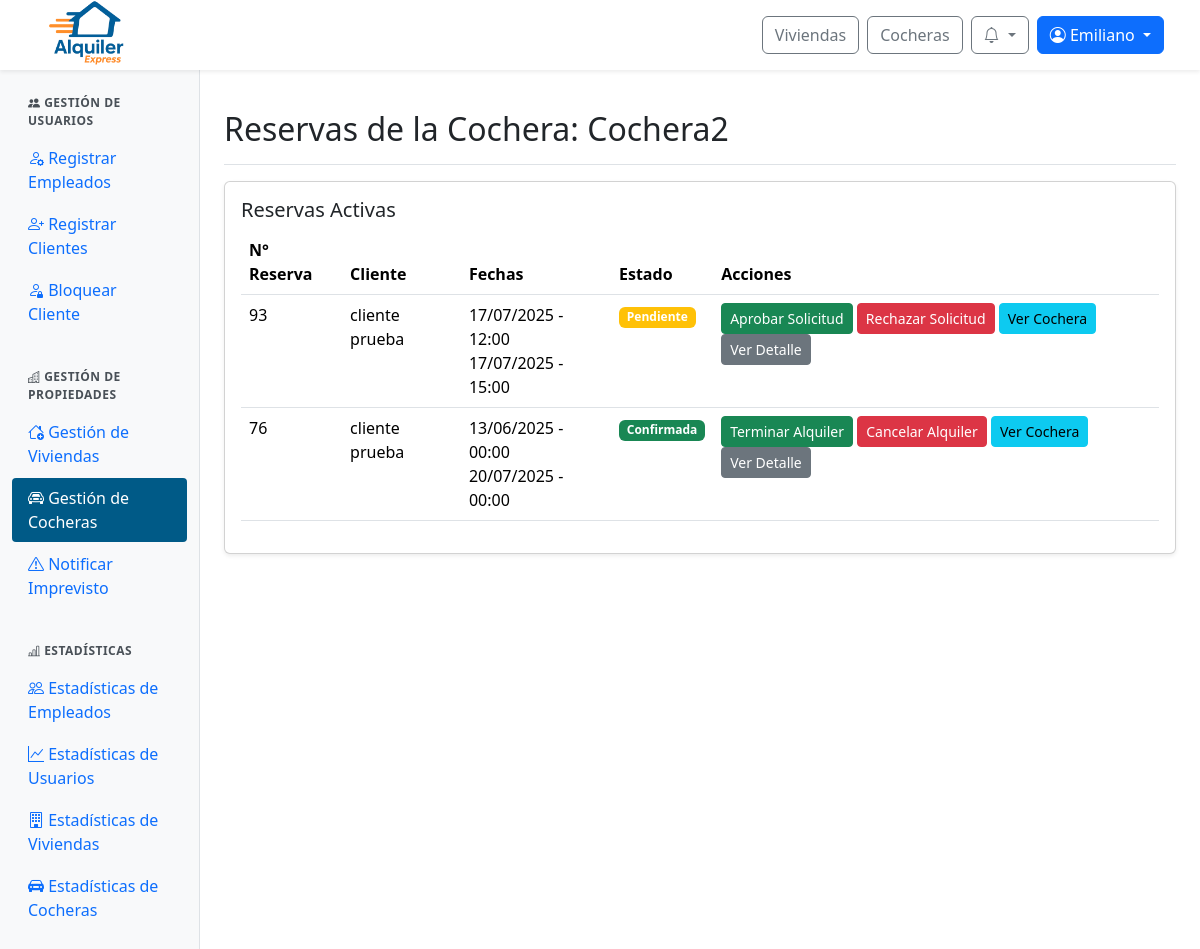
Page /panel/cocheras/reservas/2/ (signed in) on the earlier database version.
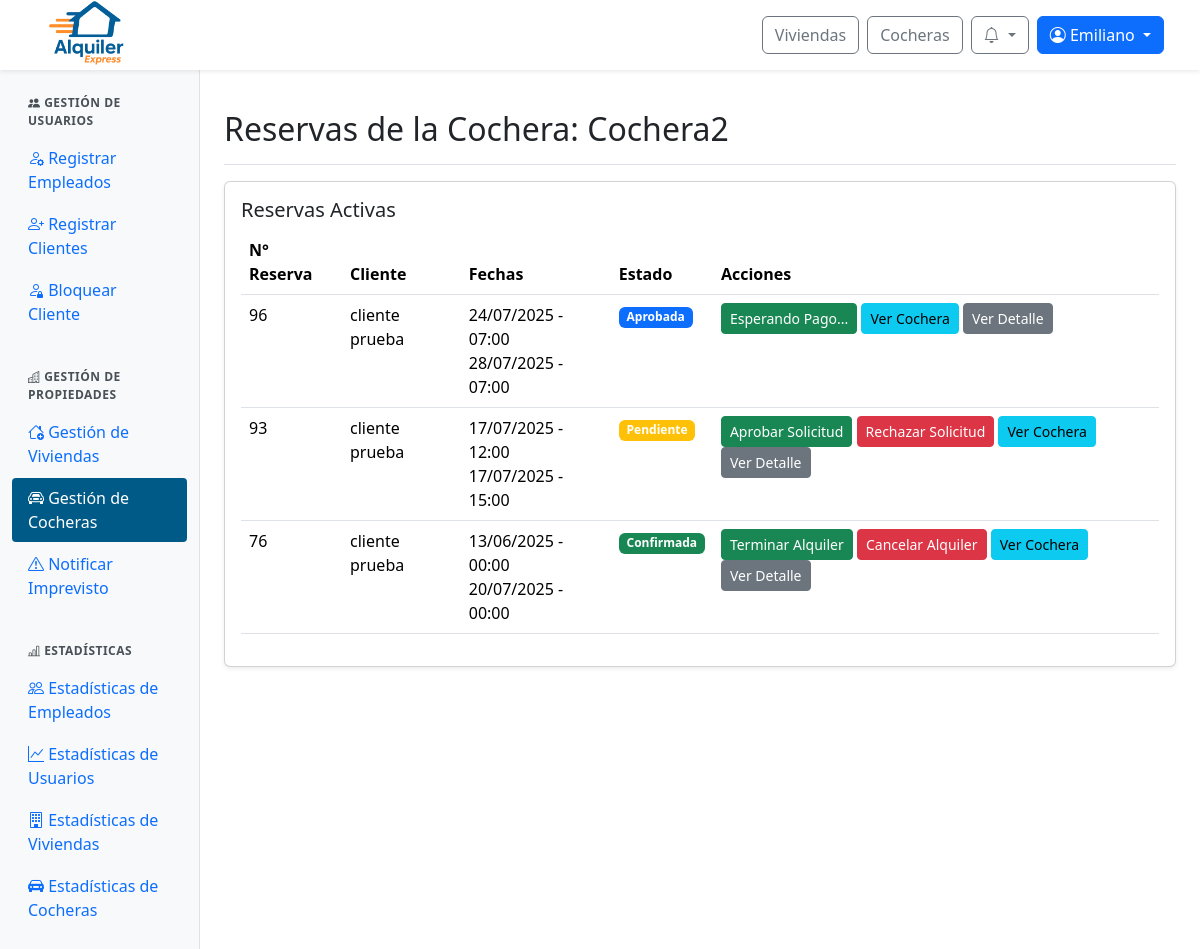
Same page on the later database version.
### web/models.py (models this page shows, shortened)
class Cochera(models.Model):
    id_cochera = models.AutoField(primary_key=True)
    nombre = models.CharField(max_length=100, unique=True)
    alto = models.FloatField()
    ancho = models.FloatField()
    largo = models.FloatField()
    cantidad_vehiculos = models.IntegerField()
    con_techo = models.BooleanField()
    descripcion = models.TextField()
    direccion = models.TextField()
    provincia = models.ForeignKey(Provincia, on_delete=models.SET_NULL, null=True)
    ciudad = models.ForeignKey(Ciudad, on_delete=models.SET_NULL, null=True)
    precio_por_dia = models.DecimalField(max_digits=10, decimal_places=2)
    politica_cancelacion = models.TextField()
    fecha_publicacion = models.DateField()
    estado = models.ForeignKey(Estado, on_delete=models.SET_NULL, null=True)
    empleado = models.ForeignKey(Perfil, null=True, blank=True, on_delete=models.SET_NULL)
    minimo_dias_alquiler = models.PositiveIntegerField(default=1, verbose_name="Mínimo de días de alquiler")

class Reserva(models.Model):
    id_reserva = models.AutoField(primary_key=True)
    fecha_inicio = models.DateTimeField(default=timezone.now)
    fecha_fin = models.DateTimeField()
    precio_total = models.DecimalField(max_digits=10, decimal_places=2)
    estado = models.ForeignKey(Estado, on_delete=models.SET_NULL, null=True)  # Aquí está el estado FK
    inmueble = models.ForeignKey(Inmueble, null=True, blank=True, on_delete=models.SET_NULL)
    cochera = models.ForeignKey(Cochera, null=True, blank=True, on_delete=models.SET_NULL)
    descripcion = models.TextField()
    creada_en = models.DateTimeField(default=timezone.now)
    aprobada_en = models.DateTimeField(null=True, blank=True)
    cantidad_adultos = models.PositiveIntegerField(default=1, verbose_name="Cantidad de adultos")
    cantidad_ninos = models.PositiveIntegerField(default=0, verbose_name="Cantidad de niños")
    patente = models.CharField(max_length=20, null=True, blank=True, verbose_name="Patente del vehículo")

class ClienteInmueble(models.Model):
    id_cliente_inmueble = models.AutoField(primary_key=True)
    cliente = models.ForeignKey(Perfil, on_delete=models.CASCADE)  # FK a Perfil, no Usuario
    inmueble = models.ForeignKey(Inmueble, null=True, blank=True, on_delete=models.SET_NULL)
    cochera = models.ForeignKey(Cochera, null=True, blank=True, on_delete=models.SET_NULL)
    reserva = models.ForeignKey(Reserva, on_delete=models.CASCADE)

class Perfil(models.Model):
    id_perfil = models.AutoField(primary_key=True)
    usuario = models.OneToOneField(User, on_delete=models.CASCADE)
    dni = models.CharField(max_length=20)
    fecha_nacimiento = models.DateField(null=True, blank=True)

class Estado(models.Model):
    id_estado = models.AutoField(primary_key=True)
    nombre = models.CharField(max_length=100)

### web/views/viewsAdminPropiedades.py (the view)
# urls.py: path('panel/cocheras/reservas/<int:id_cochera>/', viewsAdminPropiedades.admin_cocheras_reservas, name='admin_cocheras_reservas'),
@login_required
@user_passes_test(is_admin_or_empleado)
def admin_cocheras_reservas(request, id_cochera):
    cochera = get_object_or_404(Cochera, id_cochera=id_cochera)
    reservas = Reserva.objects.filter(
        cochera=cochera,
        estado__nombre__in=["Pendiente", "Concurrente", "Aprobada", "Pagada", "Confirmada"]
    ).order_by('-id_reserva')
    return render(request, 'admin/admin_cocheras_reservas.html', {'cochera': cochera, 'reservas': reservas})

### web/templates/admin/admin_cocheras_reservas.html (shortened to what this page needs)
{% extends 'admin/admin_base.html' %}
{% load static %}
{% block admin_content %}
<div class="d-flex justify-content-between flex-wrap flex-md-nowrap align-items-center pt-3 pb-2 mb-3 border-bottom">
  <h1 class="h2">Reservas de la Cochera: {{ cochera.nombre }}</h1>
</div>
<div class="card shadow-sm mb-4">
  <div class="card-body">
    <h5 class="card-title">Reservas Activas</h5>
    <div class="table-responsive">
      <table class="table table-hover">
        <thead>
          <tr>
            <th>N° Reserva</th>
            <th>Cliente</th>
            <th>Fechas</th>
            <th>Estado</th>
            <th>Acciones</th>
          </tr>
        </thead>
        <tbody>
          {% for reserva in reservas %}
          <tr>
            <td>{{ reserva.id_reserva }}</td>
            <td>
              {% with relacion=reserva.clienteinmueble_set.first %}
                {% if relacion and relacion.cliente %}
                  {{ relacion.cliente.usuario.get_full_name|default:relacion.cliente.usuario.username }}
                {% else %}
                  Cliente no disponible
                {% endif %}
              {% endwith %}
            </td>
            <td>
              {{ reserva.fecha_inicio|date:"d/m/Y" }} - {{ reserva.fecha_inicio|time:"H:i" }}
              <br>
              {{ reserva.fecha_fin|date:"d/m/Y" }} - {{ reserva.fecha_fin|time:"H:i" }}
            </td>
            <td>
              <span class="badge
                {% if reserva.estado.nombre == 'Confirmada' %}bg-success
                {% elif reserva.estado.nombre == 'Cancelada' %}bg-danger
                {% elif reserva.estado.nombre == 'Rechazada' %}bg-secondary
                {% elif reserva.estado.nombre == 'Pagada' %}bg-info
                {% elif reserva.estado.nombre == 'Aprobada' %}bg-primary
                {% elif reserva.estado.nombre == 'Pendiente' or reserva.estado.nombre == 'Concurrente' %}bg-warning
                {% elif reserva.estado.nombre == 'Finalizada' %}bg-dark
                {% else %}bg-warning{% endif %}">
                {% if reserva.estado.nombre == 'Concurrente' %}Pendiente{% else %}{{ reserva.estado.nombre }}{% endif %}
              </span>
            </td>
            <td>
              {% if reserva.estado.nombre == 'Pendiente' %}
                <button class="btn btn-sm btn-success" onclick="cambiarEstado('{{ reserva.id_reserva }}', 'Aprobada')">Aprobar Solicitud</button>
                <button class="btn btn-sm btn-danger" onclick="cambiarEstado('{{ reserva.id_reserva }}', 'Rechazada')">Rechazar Solicitud</button>
              {% elif reserva.estado.nombre == 'Concurrente' %}
                <button class="btn btn-sm btn-success" onclick="cambiarEstado('{{ reserva.id_reserva }}', 'Concurrente')" disabled >Aprobar Solicitud</button>
                <button class="btn btn-sm btn-danger" onclick="cambiarEstado('{{ reserva.id_reserva }}', 'Rechazada')">Rechazar Solicitud</button>
              {% elif reserva.estado.nombre == 'Aprobada' %}
                <button class="btn btn-sm btn-success">Esperando Pago...</button>
              {% elif reserva.estado.nombre == 'Pagada' %}
                <button class="btn btn-sm btn-success" onclick="cambiarEstado('{{ reserva.id_reserva }}', 'Confirmada')">Llaves Entregadas</button>
                <button class="btn btn-sm btn-danger" onclick="cambiarEstado('{{ reserva.id_reserva }}', 'Cancelada')">Cancelar Alquiler</button>
              {% elif reserva.estado.nombre == 'Confirmada' %}
                <button class="btn btn-sm btn-success" onclick="cambiarEstado('{{ reserva.id_reserva }}', 'Finalizada')">Terminar Alquiler</button>
                <button class="btn btn-sm btn-danger" onclick="cambiarEstado('{{ reserva.id_reserva }}', 'Cancelada')">Cancelar Alquiler</button>
              {% endif %}
              <a href="{% url 'detalle_cochera' cochera.id_cochera %}" class="btn btn-sm btn-info">Ver Cochera</a>
              <a href="{% url 'ver_detalle_reserva' reserva.id_reserva %}" class="btn btn-sm btn-secondary">Ver Detalle</a>
            </td>
          </tr>
          {% empty %}
          <tr>
            <td colspan="5" class="text-center">No hay reservas activas</td>
          </tr>
          {% endfor %}
        </tbody>
      </table>
    </div>
  </div>
</div>
{% endblock %}

### web/templates/admin/admin_base.html (shortened to what this page needs)
{% extends 'base/base.html' %}
{% load static %}
{% load user_groups %}
{% block extra_css %}
  <link href="https://cdn.jsdelivr.net/npm/bootstrap-icons/font/bootstrap-icons.css" rel="stylesheet">
  <link rel="stylesheet" href="{% static 'css/admin.css' %}">
{% endblock %}
{% block content %}
<div class="container-fluid" style="margin-top: 70px;">
  <div class="row">
    <nav class="col-md-3 col-lg-2 d-md-block sidebar">
      <div class="position-sticky pt-3">
        {% if user.is_staff or user|has_group:"empleado" %}
        <div class="sidebar-section">
          <div class="sidebar-section-title">
            <i class="bi bi-people-fill"></i> Gestión de Usuarios
          </div>
          <ul class="nav flex-column">
            {% if user.is_staff %}
            <li class="nav-item">
              <a class="nav-link {% if request.resolver_match.url_name == 'admin_alta_empleados' %}active{% endif %}"
                  href="{% url 'admin_alta_empleados' %}">
                <i class="bi bi-person-gear"></i> Registrar Empleados
              </a>
            </li>
            {% endif %}
            <li class="nav-item">
              <a class="nav-link {% if request.resolver_match.url_name == 'admin_alta_cliente' %}active{% endif %}"
                  href="{% url 'admin_alta_cliente' %}">
                <i class="bi bi-person-plus"></i> Registrar Clientes
              </a>
            </li>
            {% if user.is_staff %}
            <li class="nav-item">
              <a class="nav-link {% if request.resolver_match.url_name == 'admin_bloquear_cliente' %}active{% endif %}"
                  href="{% url 'admin_bloquear_cliente' %}">
                <i class="bi bi-person-lock"></i> Bloquear Cliente
              </a>
            </li>
            {% endif %}
          </ul>
        </div>
        {% endif %}
        {% if user.is_staff or user|has_group:"empleado" %}
        <div class="sidebar-section">
          <div class="sidebar-section-title">
            <i class="bi bi-buildings"></i> Gestión de Propiedades
          </div>
          <ul class="nav flex-column">
            <li class="nav-item">
              <a class="nav-link {% if request.resolver_match.url_name == 'admin_inmuebles' or request.resolver_match.url_name == 'admin_inmuebles_alta' or 'admin_inmuebles_' in request.resolver_match.url_name %}active{% endif %}"
                href="{% url 'admin_inmuebles' %}">
                <i class="bi bi-house-add"></i> Gestión de Viviendas
              </a>
            </li>
            <li class="nav-item">
              <a class="nav-link {% if request.resolver_match.url_name == 'admin_cocheras' or request.resolver_match.url_name == 'admin_cocheras_alta' or 'admin_cocheras_' in request.resolver_match.url_name %}active{% endif %}"
                href="{% url 'admin_cocheras' %}">
                <i class="bi bi-car-front"></i> Gestión de Cocheras
              </a>
            </li>
          </ul>
          {% if user.is_staff %}
          <ul class="nav flex-column">
            <li class="nav-item">
              <a class="nav-link {% if request.resolver_match.url_name == 'admin_notificar_imprevisto' %}active{% endif %}"
                 href="{% url 'admin_notificar_imprevisto' %}">
                <i class="bi bi-exclamation-triangle"></i> Notificar Imprevisto
              </a>
            </li>
          </ul>
          {% endif %}
        </div>
        {% endif %}
        {% if user.is_staff %}
        <div class="sidebar-section">
          <div class="sidebar-section-title">
            <i class="bi bi-bar-chart-line"></i> Estadísticas
          </div>
          <ul class="nav flex-column">
            <li class="nav-item">
              <a class="nav-link {% if request.resolver_match.url_name == 'admin_estadisticas_empleados' %}active{% endif %}"
                  href="{% url 'admin_estadisticas_empleados' %}">
                <i class="bi bi-people"></i> Estadísticas de Empleados
              </a>
            </li>
            <li class="nav-item">
              <a class="nav-link {% if 'admin_estadisticas_usuarios' in request.resolver_match.url_name %}active{% endif %}"
                  href="{% url 'admin_estadisticas_usuarios' %}">
                <i class="bi bi-graph-up"></i> Estadísticas de Usuarios
              </a>
            </li>
            <li class="nav-item">
              <a class="nav-link {% if request.resolver_match.url_name == 'admin_estadisticas_inmuebles' %}active{% endif %}"
                  href="{% url 'admin_estadisticas_inmuebles' %}">
                <i class="bi bi-building"></i> Estadísticas de Viviendas
              </a>
            </li>
            <li class="nav-item">
              <a class="nav-link {% if request.resolver_match.url_name == 'admin_estadisticas_cocheras' %}active{% endif %}"
                  href="{% url 'admin_estadisticas_cocheras' %}">
                <i class="bi bi-car-front-fill"></i> Estadísticas de Cocheras
              </a>
            </li>
          </ul>
        </div>
        {% endif %}
      </div>
    </nav>
    <main id="contenido-principal" class="col-md-9 ms-sm-auto col-lg-10 px-md-4 py-4">
      {% block admin_content %}{% endblock %}
    </main>
  </div>
</div>
{% endblock %}

### web/templates/base/base.html (shortened to what this page needs)
{% load static %}
{% load user_groups %}
<!DOCTYPE html>
<html lang="es">
<head>
  <link rel="stylesheet" href="{% static 'css/normalize.css' %}">
  <link href="https://cdn.jsdelivr.net/npm/bootstrap@5.3.3/dist/css/bootstrap.min.css" rel="stylesheet">
  <link href="https://cdn.jsdelivr.net/npm/bootstrap-icons@1.10.5/font/bootstrap-icons.css" rel="stylesheet">
  <link rel="stylesheet" href="https://cdn.jsdelivr.net/npm/sweetalert2@11/dist/sweetalert2.min.css">
  <link rel="stylesheet" href="{% static 'css/global.css' %}">
  <link rel="stylesheet" href="{% static 'css/notification.css' %}">
  {% block extra_css %}{% endblock %}
</head>
<body>
  <nav class="navbar navbar-expand-lg navbar-light bg-white fixed-top shadow-sm px-4">
    <div class="navbar__container container-fluid d-flex align-items-center justify-content-between">
      <div class="d-flex align-items-center me-3">
        <a href="{% url 'index' %}">
          <img src="{% static 'img/logo-alquiler-express-3.png' %}" alt="Logo Alquiler Express" class="navbar__icon">
        </a>
      </div>
      <div class="navbar__buttons d-flex align-items-center ms-3">
        <a href="{% url 'buscar_inmuebles' %}" class="btn btn-outline-secondary me-2">Viviendas</a>
        <a href="{% url 'buscar_cocheras' %}" class="btn btn-outline-secondary me-2">Cocheras</a>
        {% if user.is_authenticated %}
          <div class="dropdown me-2">
            <button class="btn btn-outline-secondary position-relative dropdown-toggle"
                    type="button"
                    id="notificacionesDropdown"
                    data-bs-toggle="dropdown"
                    aria-expanded="false"
                    onclick="marcarTodasLeidas('{% url 'marcar_todas_leidas' %}', '{{ csrf_token }}')">
              <i class="bi bi-bell"></i>
            </button>
          </div>
          <div class="dropdown">
            <button class="btn btn-primary dropdown-toggle" type="button" id="userOptionsDropdown" data-bs-toggle="dropdown" aria-expanded="false">
              <i class="bi bi-person-circle"></i> {{ user.first_name|default:user.username }}
            </button>
          </div>
        {% else %}
          <a href="{% url 'login' %}" class="btn btn-outline-secondary me-2">Iniciar sesión</a>
          <a href="{% url 'register' %}" class="btn btn-primary">Registrarse</a>
        {% endif %}
      </div>
    </div>
  </nav>
  {% block content %}{% endblock content %}
</body>
</html>

Differences in the rows shown:
added Reserva: id_reserva "96", clienteinmueble_set.first.cliente.usuario.get_full_name "cliente prueba", fecha_inicio "24/07/2025", fecha_inicio "07:00", fecha_fin "28/07/2025", fecha_fin "07:00", estado.nombre "Aprobada", shows "Esperando Pago..."
